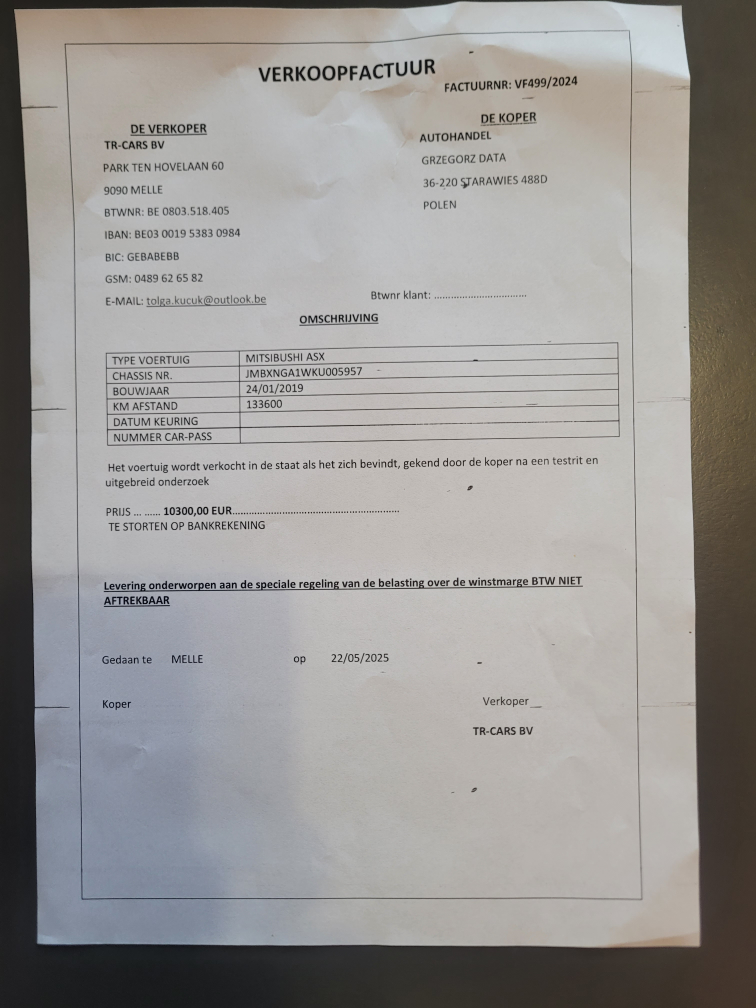
#> input picture Implementation/img/test.jpg, 3024 x 4032 px (shown at 1/4 size)
$ python -i standarizer.py   (imports and definitions only)
#> lines starting #> are read from the running program, lines starting #| are printed output that depends on the picture; after the words box and inside, x2 and y2 are one past the last pixel; in counts of white or black regions, pixels touching at a corner belong together
#> in process_image_file, image is the input picture: shape (4032, 3024, 3); mean B, G, R 149.2, 151.1, 153.4
import cv2
import numpy as np

def __binary_threshold_rgb(image):
    color_val:int = 123
    threshold:np.ndarray = np.array([color_val, color_val, color_val])
    mask = np.all(image > threshold, axis=2)

    result = np.zeros_like(image)
    result[mask] = [255, 255, 255]

    return result

def __order_points(pts):
    rect = np.zeros((4, 2), dtype="float32")

    s = pts.sum(axis=1)
    diff = np.diff(pts, axis=1)

    rect[0] = pts[np.argmin(s)]
    rect[2] = pts[np.argmax(s)]
    rect[1] = pts[np.argmin(diff)]
    rect[3] = pts[np.argmax(diff)]

    return rect

def __add_border_lines(image) -> None:
    line_width = 15
    black = (0, 0, 0)
    x = image.shape[0] - 1
#> x = 4031
    y = image.shape[1]
#> y = 3024

    cv2.line(image, (0, 0), (y, 0), black, line_width) # G
    cv2.line(image, (0, x), (y, x), black, line_width) # D
    cv2.line(image, (0, 0), (0, x), black, line_width) # L
    cv2.line(image, (y, 0), (y, x), black, line_width) # P

def __window(name:str, size:tuple[int, int], file) -> None:
    cv2.namedWindow(name, cv2.WINDOW_NORMAL)
    cv2.resizeWindow(name, size[0], size[1])
    cv2.imshow(name, file)

def process_image_file(image_path:str, output_path:str, output_size:tuple[int, int]=(1240, 1754), debug:bool=False, show_images:bool=False) -> None:
    image = cv2.imread(image_path)
    orig = image.copy()

    if debug and show_images:
        __window("Orig", (1240, 1754), orig)
        cv2.waitKey(0)

    __add_border_lines(image)
    image = __binary_threshold_rgb(image)
#> in __binary_threshold_rgb, `mask = np.all(image > threshold, axis=2)`:
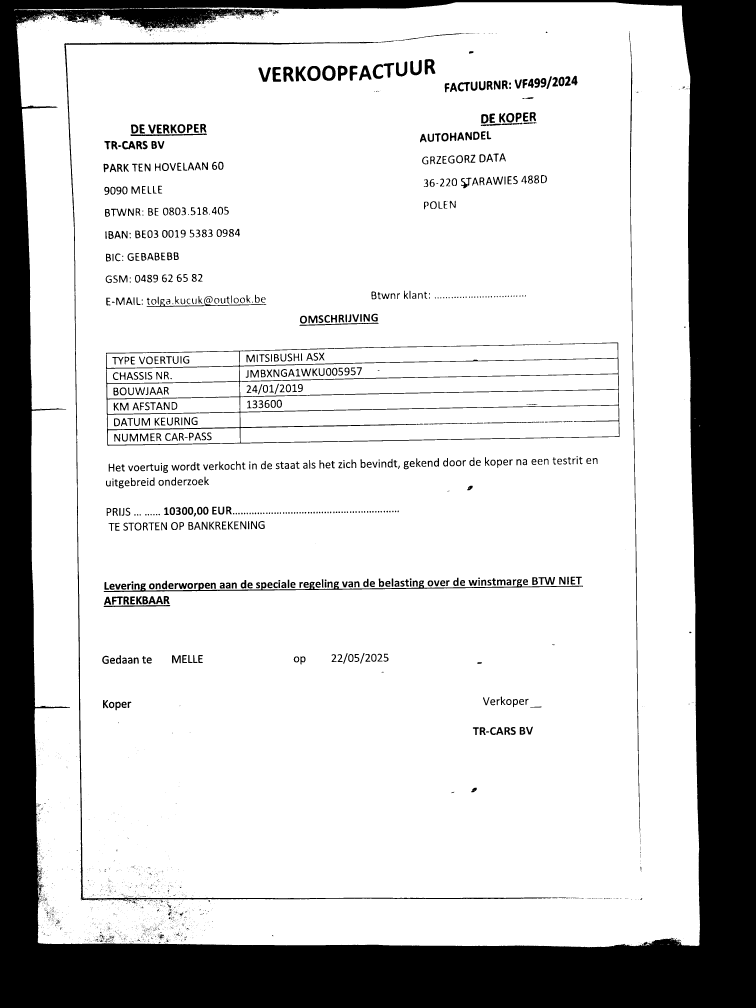
#> mask: shape (4032, 3024) bool (shown at 1/4 size); 78.6% white; 3359 black regions (2564 under 20 px), largest, box (x1, y1, x2, y2) and area: (0, 0, 3024, 4032) 2301625, (424, 1370, 2478, 1783) 41838, (257, 133, 2229, 3606) 30311

    gray = cv2.cvtColor(image, cv2.COLOR_BGR2GRAY)
#> gray: shape (4032, 3024); 78.6% white; 3359 black regions (2564 under 20 px)
    contours, _ = cv2.findContours(gray, cv2.RETR_LIST, cv2.CHAIN_APPROX_SIMPLE)
#> contours = 4664 contours, 3480 with area under 20; largest, box (x1, y1, x2, y2) and area: (66, 9, 2800, 3789) 9879349, (423, 1369, 2479, 1784) 682432, (961, 1621, 2476, 1771) 180147, (961, 1559, 2474, 1647) 88401, (960, 1497, 2473, 1586) 88101
    contours = sorted(contours, key=cv2.contourArea, reverse=True)

    if debug and show_images:
        __window("Image", (1240, 1754), image)
        cv2.waitKey(0)
        __window("Gray", (1240, 1754), gray)
        cv2.waitKey(0)

    document_contour = None

    for c in contours:
        peri = cv2.arcLength(c, True)
        approx = cv2.approxPolyDP(c, 0.02 * peri, True)

        if len(approx) == 4:
            document_contour = approx
            break
#> this loop made 1 pass
#> (peri, document_contour) on pass 1: (18107.7, [[2725, 22], [67, 96], [153, 3771], [2796, 3781]])

    if debug:
        if document_contour is not None:
            if show_images:
                cv2.drawContours(orig, [document_contour], -1, (0, 255, 0), 3)
                __window("Contours", (1240, 1754), orig)
                cv2.waitKey(0)
        else:
            print("Nie znaleziono konturu o 4 narożnikach.")

    pts = document_contour.reshape(4, 2)
#> pts = [[2725, 22], [67, 96], [153, 3771], [2796, 3781]]
    rect = __order_points(pts)
#> in __order_points, `s = pts.sum(axis=1)`: s = [2747, 163, 3924, 6577]
#> in __order_points, `diff = np.diff(pts, axis=1)`: diff = [-2703, 29, 3618, 985]
#> rect = [[67, 96], [2725, 22], [2796, 3781], [153, 3771]]

    (tl, tr, br, bl) = rect
#> tl = [67, 96]; tr = [2725, 22]; br = [2796, 3781]; bl = [153, 3771]

    widthA = np.linalg.norm(br - bl)
#> widthA = 2643
    widthB = np.linalg.norm(tr - tl)
#> widthB = 2659
    maxWidth = int(max(widthA, widthB))
#> maxWidth = 2659

    heightA = np.linalg.norm(tr - br)
#> heightA = 3759.7
    heightB = np.linalg.norm(tl - bl)
#> heightB = 3676
    maxHeight = int(max(heightA, heightB))
#> maxHeight = 3759

    dst = np.array([
        [0, 0],
        [maxWidth - 1, 0],
        [maxWidth - 1, maxHeight - 1],
        [0, maxHeight - 1]
    ], dtype="float32")
#> dst = [[0, 0], [2658, 0], [2658, 3758], [0, 3758]]

    M = cv2.getPerspectiveTransform(rect, dst)
#> M = [[1.02, -0.0239, -66.22], [0.0283, 1.02, -99.43], [8.56e-06, -1.9e-06, 1]]
    warped = cv2.warpPerspective(orig, M, (maxWidth, maxHeight))
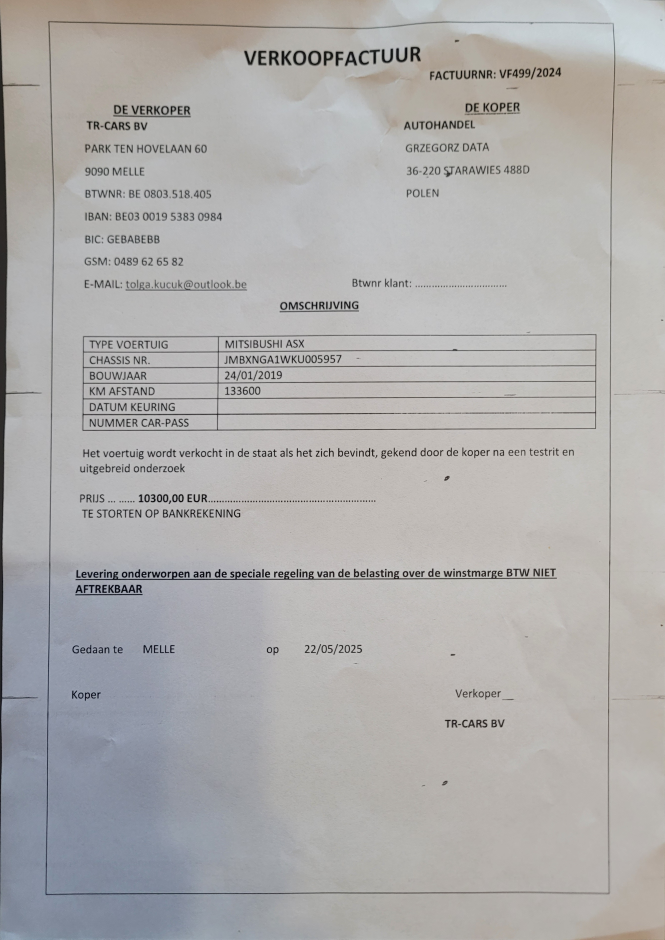
#> warped: shape (3759, 2659, 3) (shown at 1/4 size); mean B, G, R 172, 172.6, 174

    sharpen_kernel = np.array([[0, -1, 0], [-1, 5, -1], [0, -1, 0]])
    sharpened = cv2.filter2D(warped, -1, sharpen_kernel)
    enhanced = cv2.convertScaleAbs(sharpened, alpha=1.3, beta=15)
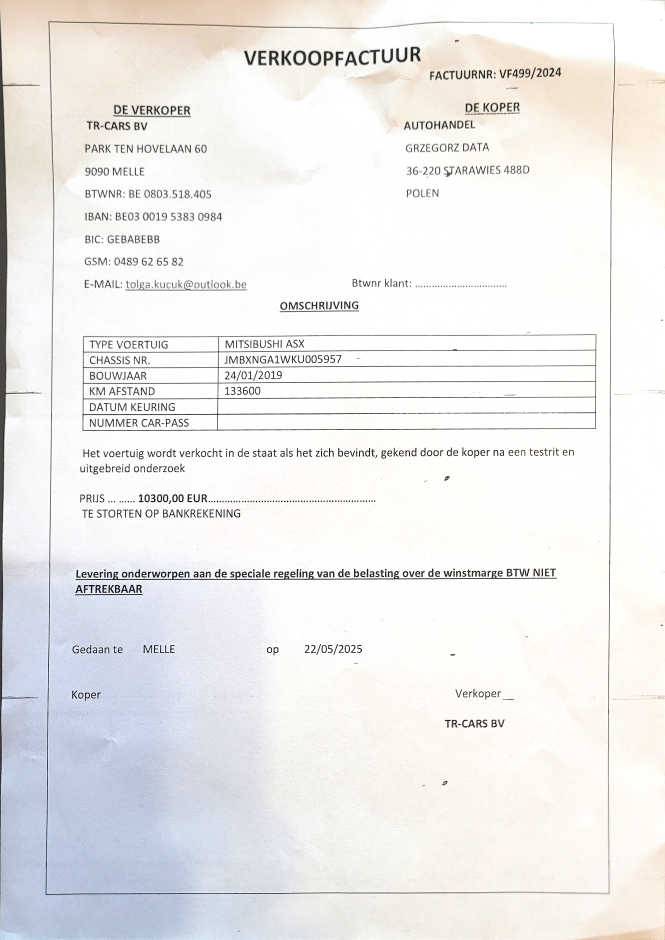
#> enhanced: shape (3759, 2659, 3) (shown at 1/4 size); mean B, G, R 236.3, 236.5, 237.5
    standardized = cv2.resize(src=enhanced, dsize=output_size, interpolation=cv2.INTER_CUBIC)
    cv2.imwrite(output_path, standardized)

    if debug:
        if show_images:
            __window("Standardized", (1240, 1754), standardized)
            cv2.waitKey(0)
            cv2.destroyAllWindows()

        print(f"Zapisano plik: >> {output_path} <<")


>>> result = process_image_file('img/test.jpg', 'out.png')
